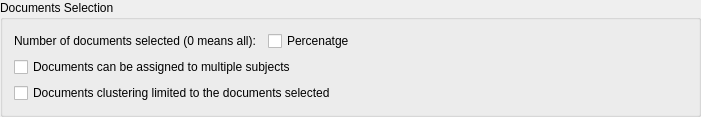
        <widget class="QGroupBox" name="groupBox_3">
         <property name="title">
          <string>Documents Selection</string>
         </property>
         <layout class="QVBoxLayout" name="verticalLayout_7">
          <item>
           <layout class="QHBoxLayout" name="horizontalLayout">
            <item>
             <widget class="QLabel" name="label">
              <property name="text">
               <string>Number of documents selected (0 means all):</string>
              </property>
             </widget>
            </item>
            <item>
             <widget class="KDoubleNumInput" name="NbDocsPerSubject"/>
            </item>
            <item>
             <widget class="QCheckBox" name="PercNbDocsPerSubject">
              <property name="text">
               <string>Percenatge</string>
              </property>
             </widget>
            </item>
            <item>
             <spacer name="horizontalSpacer">
              <property name="orientation">
               <enum>Qt::Horizontal</enum>
              </property>
              <property name="sizeHint" stdset="0">
               <size>
                <width>332</width>
                <height>20</height>
               </size>
              </property>
             </spacer>
            </item>
           </layout>
          </item>
          <item>
           <widget class="QCheckBox" name="MultipleSubjects">
            <property name="text">
             <string>Documents can be assigned to multiple subjects</string>
            </property>
           </widget>
          </item>
          <item>
           <widget class="QCheckBox" name="ClusterSelectedDocs">
            <property name="text">
             <string>Documents clustering limited to the documents selected</string>
            </property>
           </widget>
          </item>
         </layout>
        </widget>
